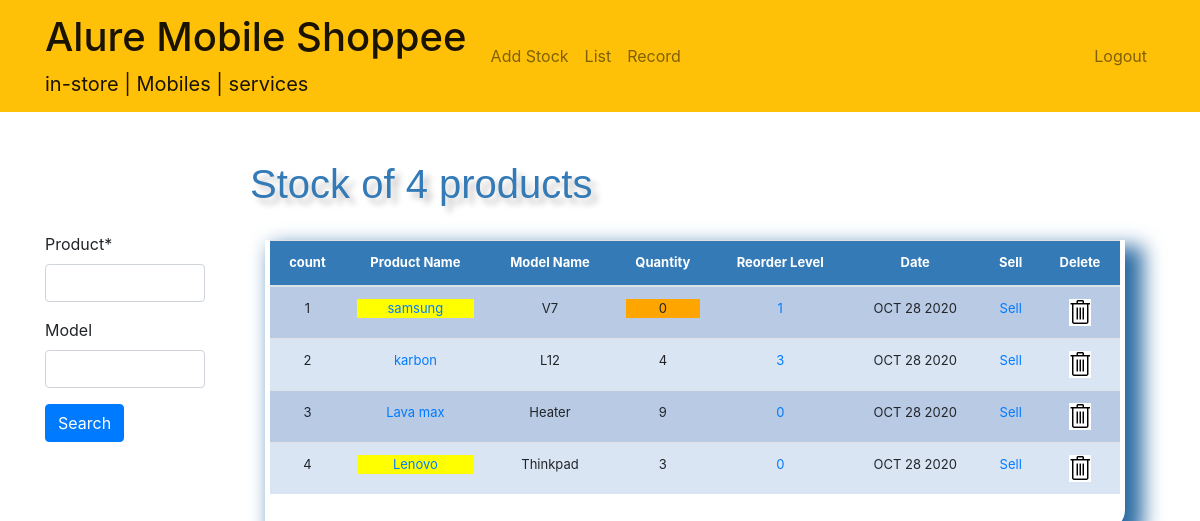
Screenshot of /stocklist/ (signed in) with the database file from the repository.
### stock/models.py (models this page shows, shortened)
class Stock(models.Model):
    product = models.CharField(max_length=50,blank=False,null=True)
    model = models.CharField(max_length=50,blank=True,null=True)
    received = models.DateTimeField(auto_now_add=False, auto_now=True)
    dateReceived = models.DateTimeField(null=True, blank=True)
    important = models.BooleanField(default=False)
    quantity = models.IntegerField(default='0',blank=True,null=True)
    customer_name = models.CharField(max_length=50,blank=False,null=True)
    customer_product = models.CharField(max_length=50,blank=True,null=True)
    customer_model = models.CharField(max_length=50,blank=True,null=True)
    address = models.TextField(max_length=50,blank=True,null=True)
    date = models.DateTimeField(auto_now_add=False, auto_now=True)
    issue_quantity=models.IntegerField(default='0',blank=True,null=True)
    receive_quantity=models.IntegerField(default='0',blank=True,null=True)
    reorder_level=models.IntegerField(default='0',blank=True,null=True)
    user = models.ForeignKey(User, on_delete=models.CASCADE)

### stock/views.py (the view)
# urls.py: path('stocklist/', views.stocklist, name='stocklist'),
@login_required
def stocklist(request):
    form = StockSearchForm(request.POST or None)
    contexts = Stock.objects.filter(user=request.user)
    if request.method == 'POST':
        contexts = Stock.objects.filter(product__icontains=form['product'].value(),
                                        model__icontains=form['model'].value()
                                        )
    return render(request, 'stock/stocklist.html', {'contexts':contexts,"form": form})

### stock/forms.py
class StockSearchForm(ModelForm):
   class Meta:
     model = Stock
     fields = ['product', 'model']

### stock/templates/stock/stocklist.html
{% extends "stock/base.html" %}
{% load static %}
{% block content %}
{% load crispy_forms_tags %}
<div class="row">
  <div class="col-sm-2">
    <br>
<br>
<br>
<br>
<br>
      <form method='POST' action=''>{% csrf_token %}
        {{form|crispy}}
        <input class="btn btn-primary mybutton" type="submit" value='Search'/>
      </form><br>
      <br>
  </div>
<div class="col-sm-10">
    <div class="container">
        <div class="row justify-content-Left mt-5">
            <div class="col-md-10">
                {% if contexts %}
                     <h1>Stock of {{ contexts.count }} product{{ contexts.count|pluralize }}</h1>
                {% else %}
                               <h1>Current Stocks</h1>
                {% endif %}
            </div>
        </div>
        {% if contexts %}
            <div class="container">
                <br>
                <div class="display_table">
                    <table class="table">
                        <thead>
                            <tr>
                                <th>count</th>
                                <th>Product Name</th>
                                <th>Model Name</th>
                                <th>Quantity</th>
                                <th>Reorder Level</th>
                                <th>Date</th>
                                <th>Sell</th>
                                <th>Delete</th>
                            </tr>
                        </thead>
                        <tbody>
                            {% for Stocker in contexts   %}
                            <tr>
                                    <td>{{ forloop.counter }}</td>
                                    <td>
                                        {% if Stocker.important %}
                                            <div style="background-color: yellow;"><a href="{% url 'viewstock' Stocker.id %}">{{ Stocker.product }}</div>
                                        {% else %}
                                            <a href="{% url 'viewstock' Stocker.id %}">{{Stocker.product}}
                                        {% endif %}
                                    </td>
                                    <td>{{ Stocker.model }}</td>
                                    <td>
                                      {% if Stocker.quantity <= Stocker.reorder_level %}
                                           <div style="background-color: orange;">{{Stocker.quantity}}</div>
                                      {% else %}
                                            {{Stocker.quantity}}
                                      {% endif %}
                                    </td>
                                    <td><a href="{% url 'reorder_level' Stocker.id %}">{{Stocker.reorder_level}}</a></td>
                                    <td>{{ Stocker.date|date:'M d Y'|upper }}</td>
                                    <td><a href="{% url 'stock_detail' Stocker.id %}">Sell</a></td>
                                    <td><a href="{% url 'deletestock' Stocker.id %}"><img src="{% static 'img/paint1.png' %}"></a></td>
                             </tr>
                             {% endfor %}
                        </tbody>
                    </table>
                </div>
        {% else %}
                <div class="text-center">
                    <h2>Looks like you don't have any Stocks!</h2>
                <br>
                <a role="button" class="btn btn-primary" href="{% url 'addstocks' %}">Add New Stock</a>
                </div>
        {% endif %}
            </div>
    </div>
</div>
</div>
{% endblock %}

### stock/static/css/stylesheet.css (style rules this page uses)
.table { font-size: 13px; text-align: center; width: 95%; margin: auto; text-align: center; }
.table tr:nth-child(odd) { background: #B8CAE4 }
.table tr:nth-child(even) { background: #dae5f4 }
th { background-color: #337ab7; color: white; }
.display_table { border-bottom-right-radius: 20px; padding-left: 5px; padding-right: 5px; padding-bottom: 20px; box-shadow: 12px 12px 20px 6px #2e6da4; }
.col-md-10 { font-family: helvetica; color: #337ab7; font-size: 50px; text-align: left; width: 100%; text-shadow: 6px 6px 6px #c9c6c6; display: block; font-weight: bolder; }

### rows the page displays
Stock: product "samsung", model "V7", quantity "0", reorder_level "1", date "OCT 28 2020"
Stock: product "karbon", model "L12", quantity "4", reorder_level "3", date "OCT 28 2020"
Stock: product "Lava max", model "Heater", quantity "9", reorder_level "0", date "OCT 28 2020"
Stock: product "Lenovo", model "Thinkpad", quantity "3", reorder_level "0", date "OCT 28 2020"

### other values shown
{{ contexts.count }} "4"
